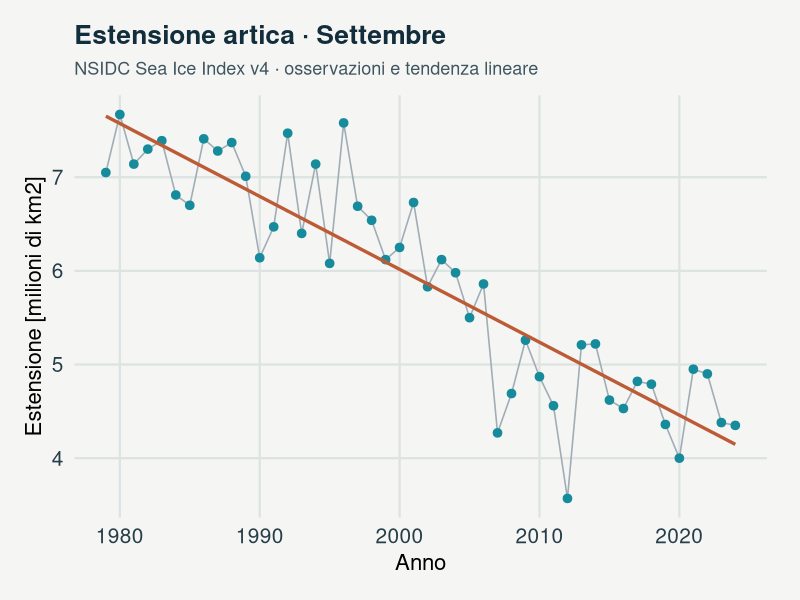
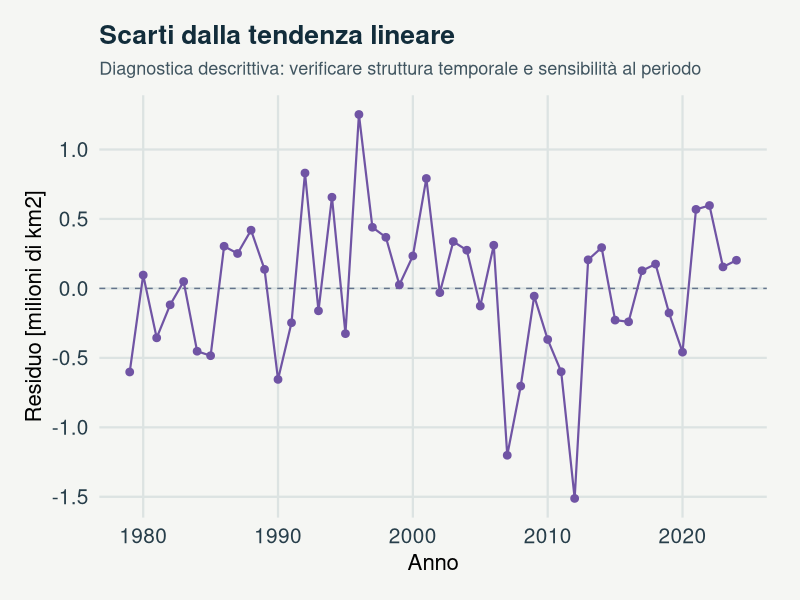
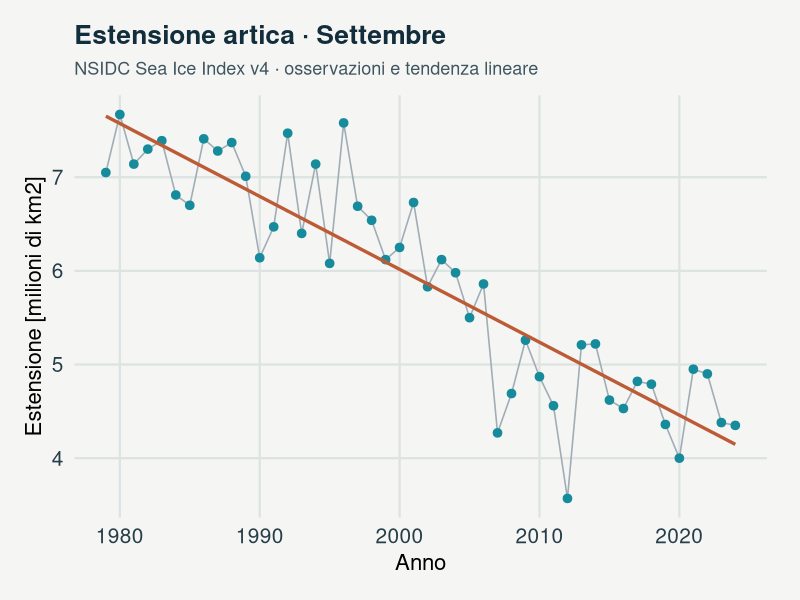
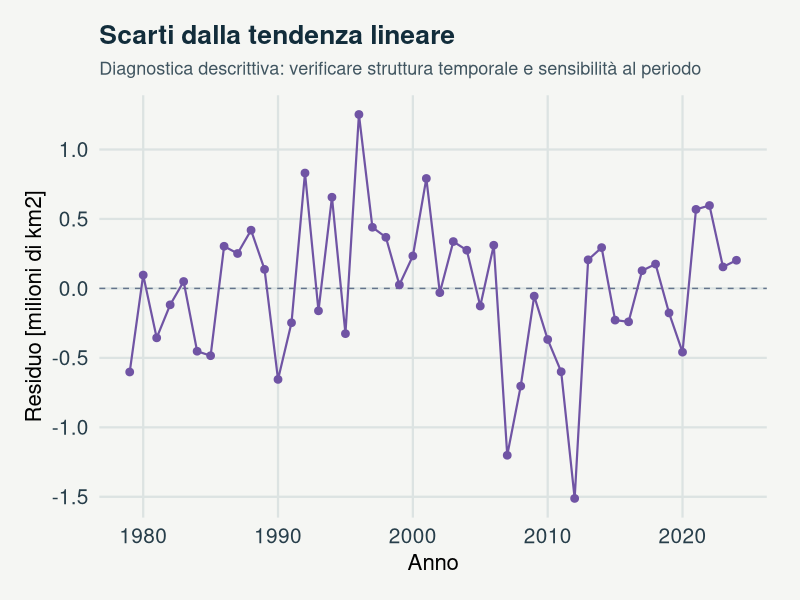

Write R code to recreate these figures, in order.
# GeoStat Lab · La memoria del ghiaccio
# Dati osservati: consultare provenance.json.
# Estrarre il pacchetto; impostare questa cartella come directory di lavoro.
# install.packages("ggplot2")
# Codice: PolyForm Noncommercial 1.0.0, https://polyformproject.org/licenses/noncommercial/1.0.0
# Required Notice: Copyright 2026 Marzio De Corato (https://github.com/marzione00/Lab_Geo)

# GeoStat Lab — funzioni comuni. R >= 4.3; ggplot2 >= 3.4; jsonlite.
suppressPackageStartupMessages(library(ggplot2))
col_geo <- c('#168B9C','#BC5B35','#7054A4','#A17B19','#227864','#64748B')
theme_set(theme_minimal(base_size=17, base_family='sans') + theme(
  plot.background=element_rect(fill='#F5F6F3',colour=NA),
  panel.background=element_rect(fill='#F5F6F3',colour=NA),
  panel.grid.minor=element_blank(),panel.grid.major=element_line(colour='#DCE3E2'),
  plot.title=element_text(size=19,face='bold',colour='#122D3B'),
  plot.subtitle=element_text(size=13,colour='#405560',margin=margin(b=12)),
  axis.text=element_text(size=15,colour='#273E4A'),axis.title=element_text(size=16),
  legend.position='bottom',legend.title=element_blank(),legend.text=element_text(size=14),
  strip.text=element_text(size=15,face='bold'),plot.margin=margin(18,24,18,18)))
metric <- function(...) data.frame(grandezza=names(c(...)),valore=as.character(c(...)),check.names=FALSE)
f <- function(x,d=3) {out<-formatC(x,digits=d,format='fg');out[!is.finite(x)]<-'Non definito';out}
line_plot <- function(d,x='x',y='y',title='',xl=x,yl=y,group=NULL) {
 p<-ggplot(d,aes(x=.data[[x]],y=.data[[y]]))
 if(is.null(group)) p<-p+geom_line(colour=col_geo[1],linewidth=1.05) else p<-p+aes(colour=.data[[group]],group=.data[[group]])+geom_line(linewidth=1)+scale_colour_manual(values=col_geo)
 p+labs(title=title,x=xl,y=yl)
}
point_plot <- function(d,x='x',y='y',title='',xl=x,yl=y,group=NULL) {
 p<-ggplot(d,aes(x=.data[[x]],y=.data[[y]]))
 if(is.null(group))p<-p+geom_point(colour=col_geo[1],size=2.5,alpha=.8) else p<-p+aes(colour=.data[[group]])+geom_point(size=2.7,alpha=.85)+scale_colour_manual(values=col_geo)
 p+labs(title=title,x=xl,y=yl)
}
hist_plot<-function(x,title='',xl='Valore',bins=20)ggplot(data.frame(x=x),aes(x))+geom_histogram(bins=bins,fill=col_geo[1],colour='#F5F6F3')+labs(title=title,x=xl,y='Frequenza')
bar_plot<-function(d,x='gruppo',y='valore',title='',yl='Valore')ggplot(d,aes(x=.data[[x]],y=.data[[y]],fill=.data[[x]]))+geom_col(width=.65)+scale_fill_manual(values=rep(col_geo,length.out=length(unique(d[[x]])) ))+guides(fill='none')+labs(title=title,x=NULL,y=yl)
map_plot<-function(d,z='z',title='',xl='Est [km]',yl='Nord [km]')ggplot(d,aes(x,y,fill=.data[[z]]))+geom_raster()+coord_equal()+scale_fill_gradientn(colours=c('#153F56','#298C9C','#B8CDB2','#F1D889','#AD542F'))+labs(title=title,x=xl,y=yl)
acf_data<-function(x,lag=20){a<-acf(x,lag.max=min(lag,length(x)-1),plot=FALSE);data.frame(x=as.vector(a$lag)[-1],y=as.vector(a$acf)[-1])}
# AR(1), distribuzione marginale stazionaria N(0, 1).
ar_series<-function(n,rho){x<-numeric(n);x[1]<-rnorm(1);for(i in 2:n)x[i]<-rho*x[i-1]+sqrt(1-rho^2)*rnorm(1);x}
# Distanze euclidee in unità metriche già dichiarate; nessuna conversione implicita di CRS.
dist_cross<-function(a,b)sqrt(outer(a[,1],b[,1],'-')^2+outer(a[,2],b[,2],'-')^2)
# Predittore IDW: i punti coincidenti ricevono esattamente il valore osservato.
idw<-function(xy,z,new,power=2){dd<-dist_cross(new,xy);apply(dd,1,function(d)if(any(d<1e-10))mean(z[d<1e-10])else weighted.mean(z,d^(-power)))}
# CART didattico binario: divisioni assiali che minimizzano l'impurità di Gini.
cart_fit<-function(x,y,depth=2,minleaf=4){
 node<-list(p=mean(y),n=length(y));if(depth<1||length(unique(y))<2||length(y)<2*minleaf)return(node)
 best<-Inf
 for(j in seq_len(ncol(x))){v<-sort(unique(x[,j])); if(length(v)<2)next
  for(cut in (head(v,-1)+tail(v,-1))/2){left<-x[,j]<=cut;nl<-sum(left);nr<-sum(!left);if(min(nl,nr)<minleaf)next
   score<-nl*mean(y[left])*(1-mean(y[left]))+nr*mean(y[!left])*(1-mean(y[!left]))
   if(score<best){best<-score;node$j<-j;node$cut<-cut;split<-left}
  }
 }
 if(is.finite(best)){node$left<-cart_fit(x[split,,drop=FALSE],y[split],depth-1,minleaf);node$right<-cart_fit(x[!split,,drop=FALSE],y[!split],depth-1,minleaf)};node
}
cart_predict<-function(tree,x)apply(x,1,function(row){t<-tree;while(!is.null(t$j))t<-if(row[t$j]<=t$cut)t$left else t$right;t$p})

p <- list(
  # Mese confrontato fra anni
  month = "9",
  # Anno iniziale (termine fisso: 2024)
  start_year = 1979,
  # Seme riproducibile: Riservato a eventuali estensioni campionarie; il calcolo corrente è deterministico.
  seed = 2026
)
# Rende ripetibile la sequenza pseudocasuale.
set.seed(p$seed)

# Legge la copia locale documentata, senza interrogare servizi esterni.
observations <- read.csv("data.csv", stringsAsFactors=FALSE, check.names=FALSE)

# Confronta lo stesso mese tra anni: marzo e settembre non vengono mescolati.
data <- observations[observations$month == as.integer(p$month) &
  observations$year >= p$start_year & is.finite(observations$extent_million_km2), ]
data <- data[order(data$year), ]
stopifnot(nrow(data) >= 20)

# La pendenza beta esprime milioni di km2 per anno; moltiplicarla per 10 dà il tasso decennale.
fit <- lm(extent_million_km2 ~ year, data = data)
data$fitted_million_km2 <- as.numeric(predict(fit))
data$residual_million_km2 <- resid(fit)
beta <- unname(coef(fit)['year'])

# Il riferimento 1981-2010 usa sempre il medesimo mese, anche quando cambia l'inizio del periodo.
reference <- observations[observations$month == as.integer(p$month) &
  observations$year >= 1981 & observations$year <= 2010, ]
baseline <- mean(reference$extent_million_km2, na.rm = TRUE)
percent_decade <- 100 * 10 * beta / baseline

# La correlazione al ritardo 1 segnala dipendenza residua; non costituisce una prova di indipendenza.
lag1 <- as.numeric(acf(data$residual_million_km2, lag.max = 1, plot = FALSE)$acf[2])
metrics <- metric('Anni osservati' = nrow(data),
  'Pendenza [milioni km2 / decennio]' = f(10 * beta),
  'Pendenza [% del riferimento / decennio]' = f(percent_decade),
  'Riferimento 1981-2010 [milioni km2]' = f(baseline),
  'Correlazione residua al ritardo 1' = f(lag1))
month_name <- if (p$month == '3') 'Marzo' else 'Settembre'

# Mostra osservazioni e retta stimata, limitando la rappresentazione all'intervallo studiato.
g1 <- ggplot(data, aes(year, extent_million_km2)) +
  geom_line(colour = '#A0ADB7', linewidth = 0.55) +
  geom_point(colour = '#168B9C', size = 2.6) +
  geom_line(aes(y = fitted_million_km2), colour = '#BC5B35', linewidth = 1.15) +
  labs(title = paste('Estensione artica ·', month_name),
    subtitle = 'NSIDC Sea Ice Index v4 · osservazioni e tendenza lineare',
    x = 'Anno', y = 'Estensione [milioni di km2]')

# I residui conservano l'ordine temporale, così eventuali sequenze rimangono visibili.
g2 <- ggplot(data, aes(year, residual_million_km2)) +
  geom_hline(yintercept = 0, colour = '#64748B', linetype = 2) +
  geom_line(colour = '#7054A4', linewidth = 0.75) +
  geom_point(colour = '#7054A4', size = 2.3) +
  labs(title = 'Scarti dalla tendenza lineare',
    subtitle = 'Diagnostica descrittiva: verificare struttura temporale e sensibilità al periodo',
    x = 'Anno', y = 'Residuo [milioni di km2]')
plots <- list(g1, g2)


print(metrics, row.names=FALSE)
for (i in seq_along(plots)) {
  print(plots[[i]])
  ggsave(paste0("figura_",i,".pdf"),plots[[i]],width=9,height=5.5)
}
write.csv(data,"risultati.csv",row.names=FALSE)
